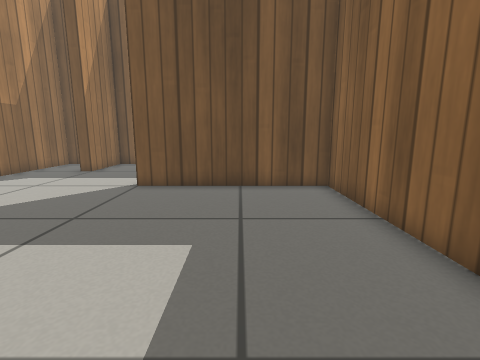
View 1 (above)

16 first-person views from a walk through a world built for the Gazebo simulator. The camera is 0.5 m above the floor, tilts 10° down and sees 85° across. The floor is counted in squares, 0.25 m on a side. Each view is taken from the middle of a square. On the plan, view 1 faces up. The plan holds only what a view shows up to about 16 squares ahead; the rest is blank. Simple patterns stand in for the simulator's built-in surfaces.

View 2
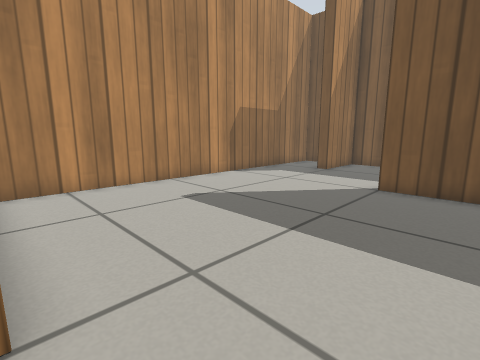

View 3
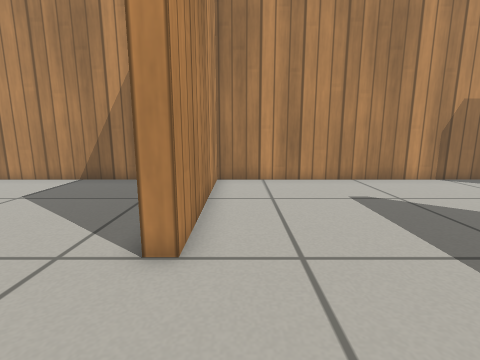

View 4
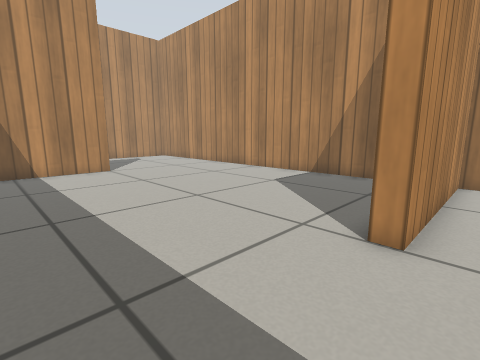

View 5
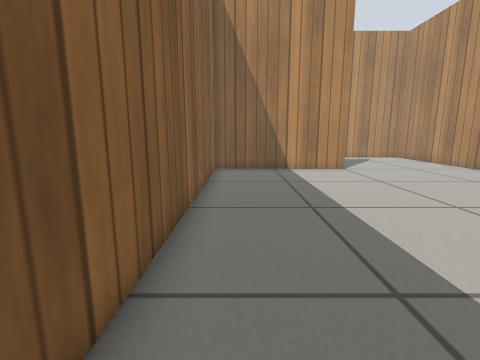

View 6
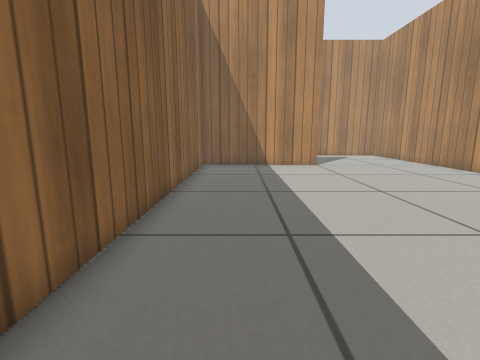

View 7
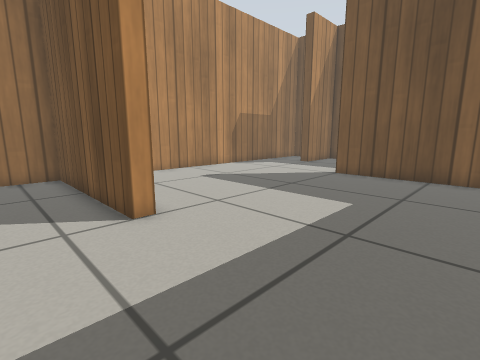

View 8
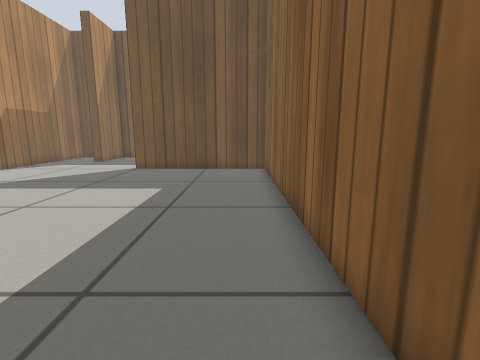

View 9
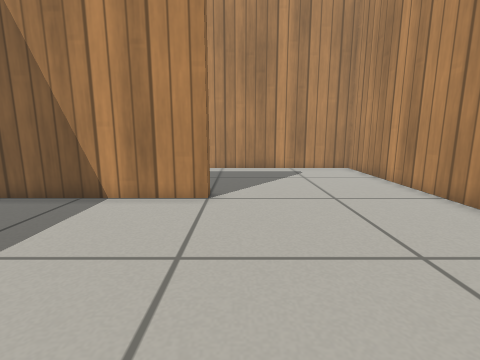

View 10
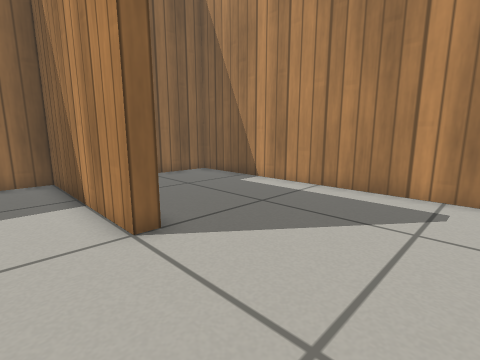

View 11
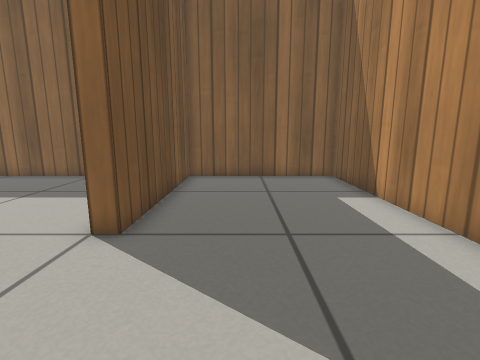

View 12
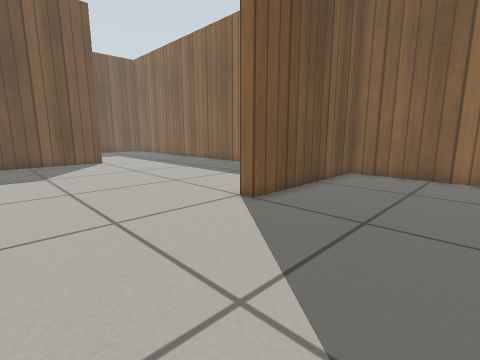

View 13
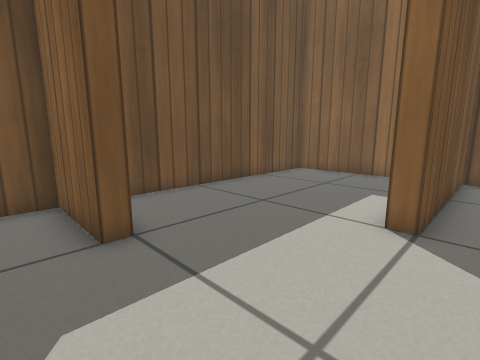

View 14
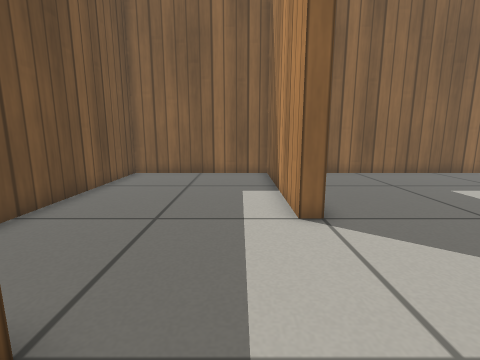

View 15
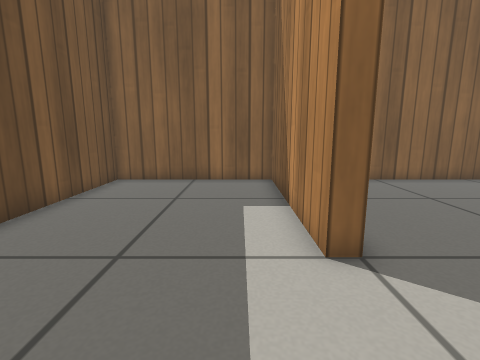

View 16
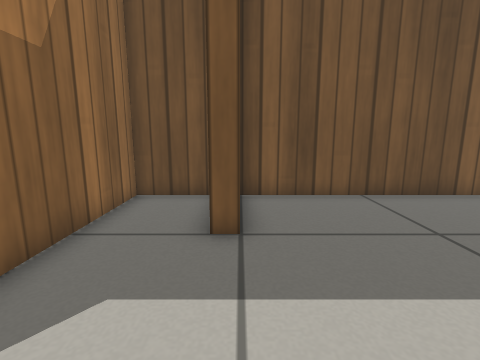

### Floor plan
Ten units are one square. View 1 is at (0, 0); x grows to the right and y downward. Boxes are objects, and circles mark ways between rooms. Rooms are numbered by the first view taken in them; rooms with no view inside come last. Other rooms are left out.
<svg viewBox="-119 -179 158 398">
<path fill="none" stroke="#000" d="M-114 -114 -114 0 -40 0 -40 6M34 15 34 -100 -40 -100 -40 -106M-40 6 -114 6 -114 135M-40 140 34 140 34 15M-114 135 -114 214 34 214 34 146 -40 146 -40 140M-40 -106 34 -106 34 -174 -80 -174M-80 -169 -80 -140 -86 -140 -86 -174 -114 -174 -114 -114"/>
<circle cx="-5" cy="5" r="3" fill="#2a7"/>
<circle cx="-75" cy="-105" r="3" fill="#2a7"/>
<circle cx="-75" cy="145" r="3" fill="#2a7"/>
<text x="-40" y="-50">1</text>
<text x="-40" y="70">2</text>
<text x="-50" y="170">3</text>
<text x="-40" y="-140">4</text>
</svg>
Room 1 opens to room 2. Room 1 opens to room 4. Room 2 opens to room 3.

Where each view was taken, in squares from view 1:
view 1: 0 up, 0 right, facing up
view 2: 0 up, 1 left, facing up-left
view 3: 1 up, 0 right, facing left
view 4: 1 up, 1 right, facing down-left
view 5: 1 up, 2 right, facing down
view 6: 3 up, 1 right, facing down
view 7: 3 down, 2 right, facing up-left
view 8: 5 down, 2 right, facing up
view 9: 6 down, 5 left, facing down
view 10: 12 down, 9 left, facing down-right
view 11: 17 down, 9 left, facing right
view 12: 20 down, 10 left, facing up-right
view 13: 9 up, 10 left, facing up-right
view 14: 12 up, 10 left, facing right
view 15: 12 up, 8 left, facing right
view 16: 9 up, 8 left, facing up
